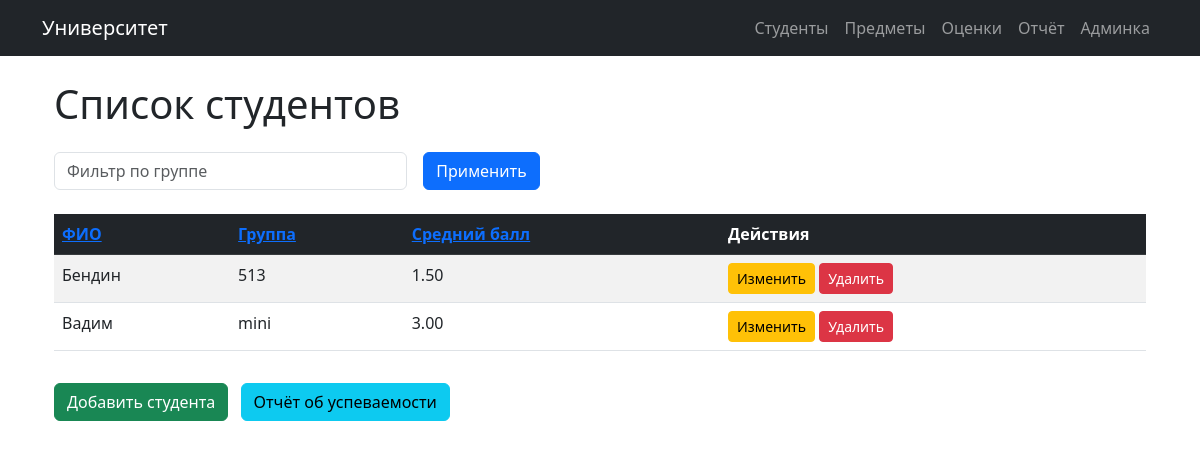
The page / on the database its author committed.
### university/models.py (models this page shows, shortened)
class Student(models.Model):
    name = models.CharField(max_length=100, verbose_name="ФИО")
    email = models.EmailField(unique=True, verbose_name="Email")
    group = models.CharField(max_length=10, verbose_name="Группа")

### university/views.py (the view)
# urls.py: path('', student_list, name='student_list'),
def student_list(request):
    students = Student.objects.annotate(
        avg_grade=Avg('grade__value'),
        grade_count=Count('grade')
    )
    group_filter = request.GET.get('group')
    if group_filter:
        students = students.filter(group__icontains=group_filter)
    sort_by = request.GET.get('sort', 'name')
    if sort_by in ['name', 'group', 'avg_grade']:
        students = students.order_by(sort_by)
    return render(request, 'university/students.html', {
        'students': students,
        'group_filter': group_filter or ''
    })

### university/templates/university/students.html
{% extends 'university/base.html' %}
{% block content %}
<div class="container mt-4">
    <h1 class="mb-4">Список студентов</h1>
    <div class="mb-4">
        <form method="get" class="row g-3">
            <div class="col-md-4">
                <input type="text" class="form-control" name="group"
                       placeholder="Фильтр по группе" value="{{ group_filter }}">
            </div>
            <div class="col-md-2">
                <button type="submit" class="btn btn-primary">Применить</button>
            </div>
        </form>
    </div>
    <table class="table table-striped">
        <thead class="table-dark">
            <tr>
                <th><a href="?sort=name">ФИО</a></th>
                <th><a href="?sort=group">Группа</a></th>
                <th><a href="?sort=avg_grade">Средний балл</a></th>
                <th>Действия</th>
            </tr>
        </thead>
        <tbody>
            {% for student in students %}
            <tr>
                <td>{{ student.name }}</td>
                <td>{{ student.group }}</td>
                <td>{{ student.avg_grade|floatformat:2 }}</td>
                <td>
                    <a href="{% url 'student_update' student.pk %}" class="btn btn-sm btn-warning">Изменить</a>
                    <a href="{% url 'student_delete' student.pk %}" class="btn btn-sm btn-danger">Удалить</a>
                </td>
            </tr>
            {% endfor %}
        </tbody>
    </table>
    <a href="{% url 'student_create' %}" class="btn btn-success mt-3">Добавить студента</a>
    <a href="{% url 'performance_report' %}" class="btn btn-info mt-3 ms-2">Отчёт об успеваемости</a>
</div>
{% endblock %}

### rows shown on the page
Student: name "Бендин", group "513", avg_grade "1.50"
Student: name "Вадим", group "mini", avg_grade "3.00"
